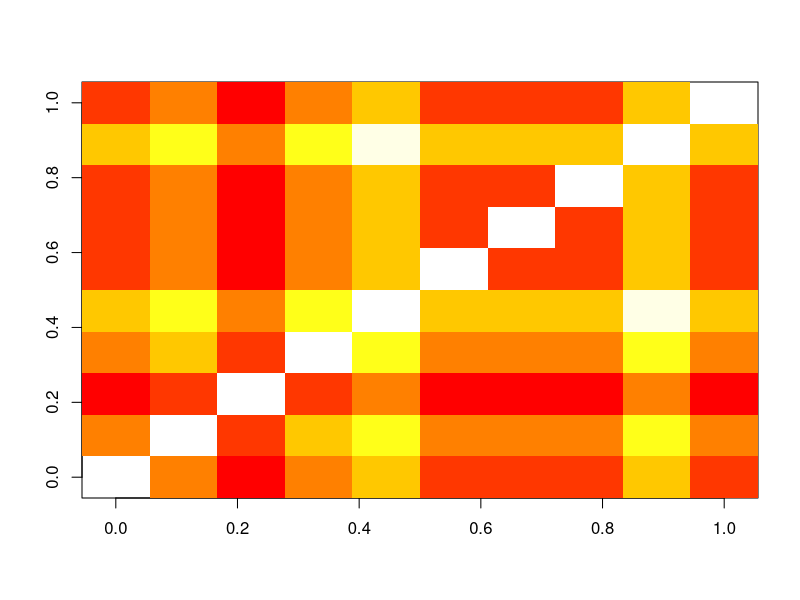

Reproduce this figure in R.
library(tidyverse)
setwd("~/Desktop/AED_sim")
read.delim("AED_sim.txt",row.names=1) %>% as.data.frame -> ax

# rows: patients a-j
# columns: 10 time intervals with absent = 0, present = 1

dim(ax)[1] * dim(ax)[2] -> sz
sum(ax) -> pos
pos/sz -> freq
-log(freq,2) -> ic_pos
nfreq <- 1-freq
-log(nfreq,2) -> ic_neg

# compare patient a and b

subx <- ax[1:2,]
subx[3,] <- NA



#Assess probability at each time point

matchx <- function(x)
{
  if(x==0){y = ic_neg}
  if(x==1){y = ic_pos}
  return(y)
}

AED_sim <- function(a1,a2) 
{
  s1 <- ax[a1,]
  s2 <- ax[a2,]
  
  subx <- rbind(s1,s2)
  subx[3,] <- NA
  cc <- rownames(subx)
  cc[3] <- "sum"
  rownames(subx) <- cc
  
  for (i in 1:10)
  {
    subx[1,i] %>% matchx -> pat1
    subx[2,i] %>% matchx -> pat2
    pat1 + pat2 -> subx[3,i] 
  }
  
  sum(subx[3,]) %>% return
}

#create 10 x 10 matrix

patx <- rownames(ax)
ll <- length(patx)
sim_matrix <- matrix(ncol=ll,nrow=ll) %>% as.data.frame()
rownames(sim_matrix) <- patx
names(sim_matrix) <- patx

for (i in 1:10) # i rows
{
  for (k in 1:10) # k columns
  {
    sim_matrix[i,k] <- AED_sim(i,k)
    if (i==k) {sim_matrix[i,k] <- NA}
    paste("row",i,"column",k,"value",sim_matrix[i,k]) %>% print()
  }
}

sim_matrix %>% as.matrix %>% image(col = heat.colors(20))



